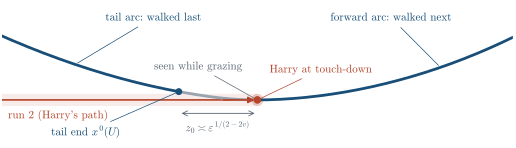

Write the Python code that produced this figure.
"""Figure: the front at the touch-down time, seen from Harry (rotated so that the run-2 heading points right).
v = 0.1, eps = 0.01.  Output: fig_touchdown.pdf"""
import numpy as np
import snitchsim as s

plt = s.style()
v, eps = 0.1, 0.01
t1, a0 = s.design_T_data(v)
xi = np.concatenate([-np.geomspace(0.6, 1e-6, 1500), [0.0], np.geomspace(1e-6, 0.6, 1500)])
alphas = a0 + xi
o = s.simulate(v=v, eps=eps, alphas=alphas, dt=eps / 8, walk=False)
nh = o["nhat"]
X, seen, P = o["X_td"], o["seen_td"], o["P_td"]
al = o["alphas"]
# walk order puts alpha0 first; restore order by xi
xi_l = ((al - a0 + np.pi) % (2 * np.pi)) - np.pi
srt = np.argsort(xi_l)
X, seen, xi_l = X[srt], seen[srt], xi_l[srt]
# heading frame: z along nhat, y perpendicular
R = np.array([[nh[0], nh[1]], [-nh[1], nh[0]]])
Z = (X - P) @ R.T
tr = o["trail"]
TR = (tr[:, 1:3] - P) @ R.T

fig, ax = plt.subplots(figsize=(6.6, 3.0))
W = 0.42
# swept band of Harry's vision disc along run 2
band = TR[(TR[:, 0] > -W - 0.1)]
ax.fill_between([-W - 0.05, 0.0], [-eps, -eps], [eps, eps], color=s.ACCENT, alpha=0.10, lw=0)
circ = plt.Circle((0, 0), eps, color=s.ACCENT, alpha=0.25, lw=0)
ax.add_patch(circ)
ax.plot([-W - 0.05, 0], [0, 0], color=s.ACCENT, lw=1.2)
ax.annotate("", xy=(0.0, 0), xytext=(-0.06, 0), arrowprops=dict(arrowstyle="-|>", color=s.ACCENT, lw=1.2))
# front pieces
fwd = xi_l >= 0
tail_unseen = (xi_l < 0) & ~seen
tail_seen = (xi_l < 0) & seen
ax.plot(Z[fwd, 0], Z[fwd, 1], color=s.PRIMARY, lw=2.0, solid_capstyle="round")
ax.plot(Z[tail_unseen, 0], Z[tail_unseen, 1], color=s.PRIMARY, lw=2.0, solid_capstyle="round")
ax.plot(Z[tail_seen, 0], Z[tail_seen, 1], color=(0.6, 0.64, 0.68), lw=2.0, solid_capstyle="butt")
# tail end
iE = np.where(tail_unseen)[0].max()
E = Z[iE]
ax.plot(*E, "o", color=s.PRIMARY, ms=4)
ax.plot(0, 0, "o", color=s.ACCENT, ms=4.5, zorder=5)
ax.set_aspect("equal")
ax.set_xlim(-W, W)
ax.set_ylim(-0.075, 0.16)
ax.axis("off")
ax.annotate("Harry at touch-down", xy=(0, 0), xytext=(0.02, 0.045), color=s.ACCENT, fontsize=8,
            arrowprops=dict(arrowstyle="-", color=s.ACCENT, lw=0.5))
ax.text(-W + 0.01, -0.03, "run 2 (Harry's path)", color=s.ACCENT, fontsize=8)
ax.annotate("forward arc: walked next", xy=Z[fwd][np.argmin(np.abs(Z[fwd, 0] - 0.3))], xytext=(0.12, 0.13),
            color=s.PRIMARY, fontsize=8, arrowprops=dict(arrowstyle="-", color=s.PRIMARY, lw=0.5))
ax.annotate("tail end $x^0(U)$", xy=E, xytext=(E[0] - 0.21, -0.06), color=s.PRIMARY, fontsize=8,
            arrowprops=dict(arrowstyle="-", color=s.PRIMARY, lw=0.5))
ax.annotate("seen while grazing", xy=Z[tail_seen][len(Z[tail_seen]) // 2], xytext=(-0.17, 0.05),
            color=s.MUTED, fontsize=8, arrowprops=dict(arrowstyle="-", color=s.MUTED, lw=0.5))
ax.annotate("tail arc: walked last", xy=Z[tail_unseen][np.argmin(np.abs(Z[tail_unseen, 0] + 0.3))],
            xytext=(-0.25, 0.13), color=s.PRIMARY, fontsize=8,
            arrowprops=dict(arrowstyle="-", color=s.PRIMARY, lw=0.5))
# distance bracket from E to Harry
ax.annotate("", xy=(E[0], -0.022), xytext=(0, -0.022), arrowprops=dict(arrowstyle="<->", color=s.MUTED, lw=0.6))
ax.text(E[0] / 2, -0.034, r"$z_0\asymp\varepsilon^{1/(2-2v)}$", color=s.MUTED, fontsize=8, ha="center", va="top")
fig.savefig("fig_touchdown.pdf")
print("t_td", o["t_td"], "E", E, "eps^(1/(2-2v))", eps ** (1 / (2 - 2 * v)))
